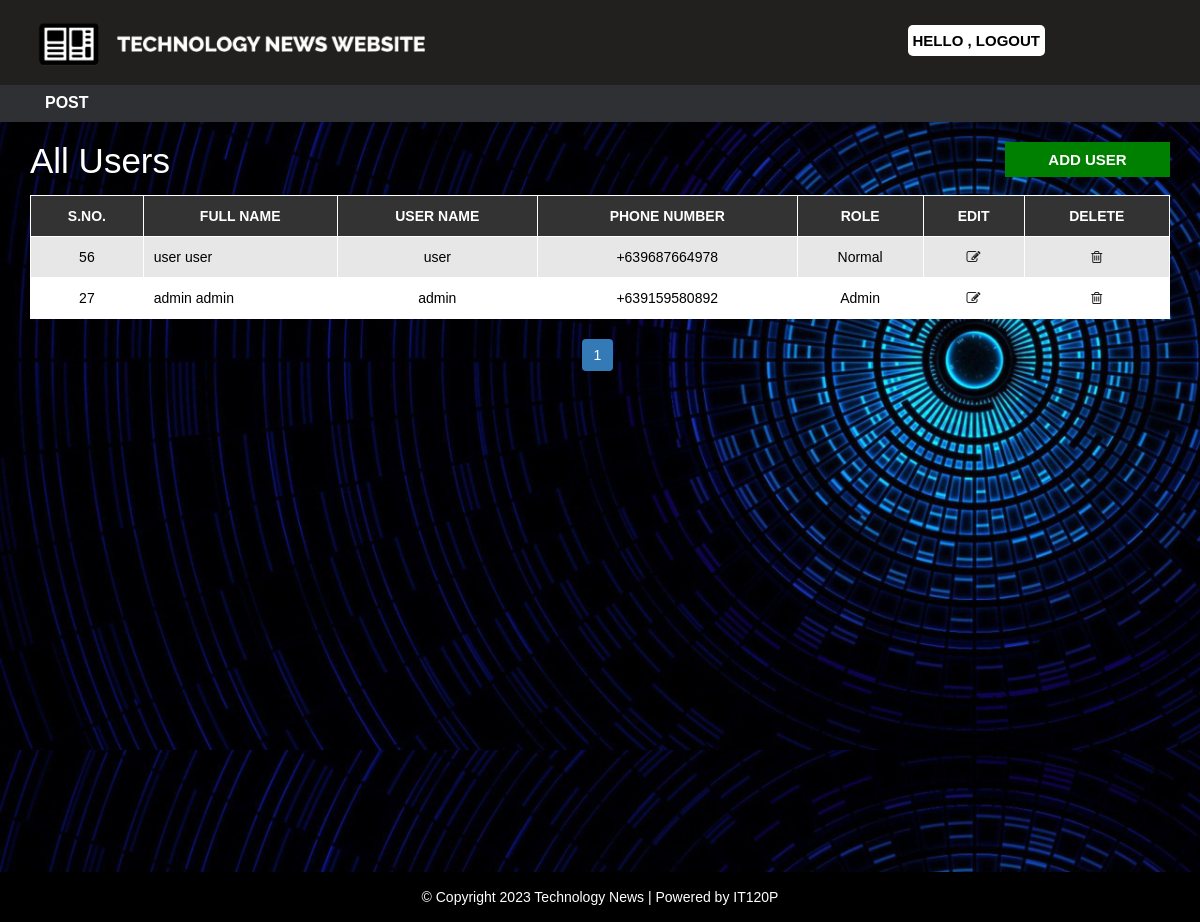
The app's page /technews/admin/users.php with its own data.
### tables this page shows
CREATE TABLE `user` (
  `user_id` int(10) UNSIGNED NOT NULL,
  `first_name` mediumtext NOT NULL,
  `last_name` mediumtext NOT NULL,
  `username` mediumtext DEFAULT NULL,
  `password` mediumtext DEFAULT NULL,
  `phone_number` mediumtext NOT NULL,
  `role` int(11) NOT NULL
);

CREATE TABLE `settings` (
  `id` int(11) NOT NULL,
  `websitename` text NOT NULL,
  `logo` text NOT NULL,
  `footerdesc` text NOT NULL
);

### technews/admin/users.php (the view, shortened to what this page needs)
<?php
include "../config.php";
include "header.php";
?>
  <div id="admin-content">
      <div class="container">
          <div class="row">
              <div class="col-md-10">
                  <h1 class="admin-heading">All Users</h1>
              </div>
              <div class="col-md-2">
                  <a class="add-new" href="add-user.php">add user</a>
              </div>
              <?php
              $limit=3;
              if(isset($_GET["page"])){
                $page=$_GET["page"];
              }else{
                  $page=1;
              }
              $offset=($page-1) * $limit;
              $sql="SELECT * FROM user ORDER BY user_id DESC LIMIT {$offset}, {$limit};";
              $result=mysqli_query($conn,$sql) or die("Query failed ");
              if(mysqli_num_rows($result) > 0 ){
               ?>
              <div class="col-md-12">
                  <table class="content-table">
                      <thead>
                          <th>S.No.</th>
                          <th>Full Name</th>
                          <th>User Name</th>
                          <th>Phone Number</th>
                          <th>Role</th>
                          <th>Edit</th>
                          <th>Delete</th>
                      </thead>
                      <tbody>
                        <?php while($row = mysqli_fetch_assoc($result)) {
                           ?>
                          <tr>
                              <td class='id'> <?php echo$row['user_id'];?></td>
                              <td> <?php echo $row["first_name"]." ". $row["last_name"];?></td>
                              <td> <?php echo $row["username"];?> </td>
                              <td> <?php echo $row["phone_number"];?> </td>
                              <td> <?php
                               if($row["role"]==1){
                                 echo "Admin";
                               }else{
                                 echo "Normal";
                               }
                               ?> </td>
                              <td class='edit'><a href='update-user.php?id=<?php echo $row["user_id"]; ?>'><i class='fa fa-edit'></i></a></td>
                              <td class='delete'><a href='delete-user.php?id=<?php echo $row["user_id"]; ?>'><i class='fa fa-trash-o'></i></a></td>
                          </tr>
                        <?php } ?>
                      </tbody>
                  </table>
                <?php }
                $sql1="SELECT * FROM user";
                $result1=mysqli_query($conn,$sql1) or die("Query Failed");
                if(mysqli_num_rows($result1) >0 ){
                  $total_records=mysqli_num_rows($result1);
                  $total_pages= ceil ($total_records / $limit);
                  echo "<ul class='pagination admin-pagination'>";
                  for ($i=1; $i<=$total_pages; $i++) {
                    if($i==$page){
                      $active="active";
                    }else{
                      $active="";
                    }
                      echo '<li class="'.$active.'"><a href="users.php?page=' .$i .'">'.$i.'</a></li>';
                  }
                    echo "</ul>";
                }
                ?>
              </div>
          </div>
      </div>
  </div>
  <?php include "../footer.php"; ?>

### technews/footer.php
<div id ="footer">
    <div class="container">
        <div class="row">
            <div class="col-md-12">
              <?php
                $sql = "SELECT * FROM settings";
                $result = mysqli_query($conn, $sql) or die("Query Failed.");
                if(mysqli_num_rows($result) > 0){
                  while($row = mysqli_fetch_assoc($result)) {
              ?>
                <span><?php echo $row['footerdesc']; ?> </span>
                <?php
              }
            } ?>
            </div>
        </div>
    </div>
</div>
</body>
</html>

### technews/css/style2.css (style rules this page uses)
body { background-image: url('../images/bg8.png'); background-size: 100%; font-family: sans-serif,arial,Helvetica; color: white; }
a, a:hover, a:focus { text-decoration: none; outline: none; }
ul { margin:0; padding:0; list-style:none; }
#admin-content { color: black; padding: 20px 0; min-height: 750px; }
#admin-content .admin-heading { color: white; font-size: 35px; margin: 0 0 15px; }
#admin-content .add-new { color: #fff; background-color: green; font-size: 15px; font-weight: 600; text-align: center; text-transform: uppercase; padding: 7px 10px; display: block; transition: all 0.3s; }
#admin-content .content-table { border: 1px solid #000; width: 100%; margin: 0 0 20px; }
#admin-content .content-table thead { color: #fff; background-color: #333; }
#admin-content .content-table th { padding: 10px; border: 1px solid #fff; font-weight: 600; text-align: center; text-transform: uppercase; }
#admin-content .content-table tbody { color: #333; }
#admin-content .content-table tbody tr { background-color: #e7e7e7; }
#admin-content .content-table tbody tr:nth-child(even) { background-color: transparent; }
#admin-content .content-table tbody td { padding: 10px; border: 1px solid #fff; text-align: center; }
#admin-content .content-table tbody tr:nth-child(odd) { color: black; }
#admin-content .content-table tbody tr:nth-child(even) { color: black; background-color: white; }
#admin-content .content-table tbody td:nth-child(2) { text-align: left; }
#admin-content .admin-pagination { margin: 0; }
#admin-content .admin-pagination li a { display: block; }
.id, .edit, .delete { text-align:center; }
.pagination { display: block; text-align: center; margin: 0; }
.pagination li { display:inline-block; margin: 0 5px 0 0; }
.pagination li a { border: none; background: #2d2d2d; color: #fff; }
i.fa { color:#222; }
#footer { color: #fff; padding:15px 0; text-align:center; background-color:black; }

### records on screen
user: user_id "56", first_name "user", last_name "user", username "user", phone_number "+639687664978", role "Normal"
user: user_id "27", first_name "admin", last_name "admin", username "admin", phone_number "+639159580892", role "Admin"
settings: footerdesc "© Copyright 2023 Technology News | Powered by IT120P"
